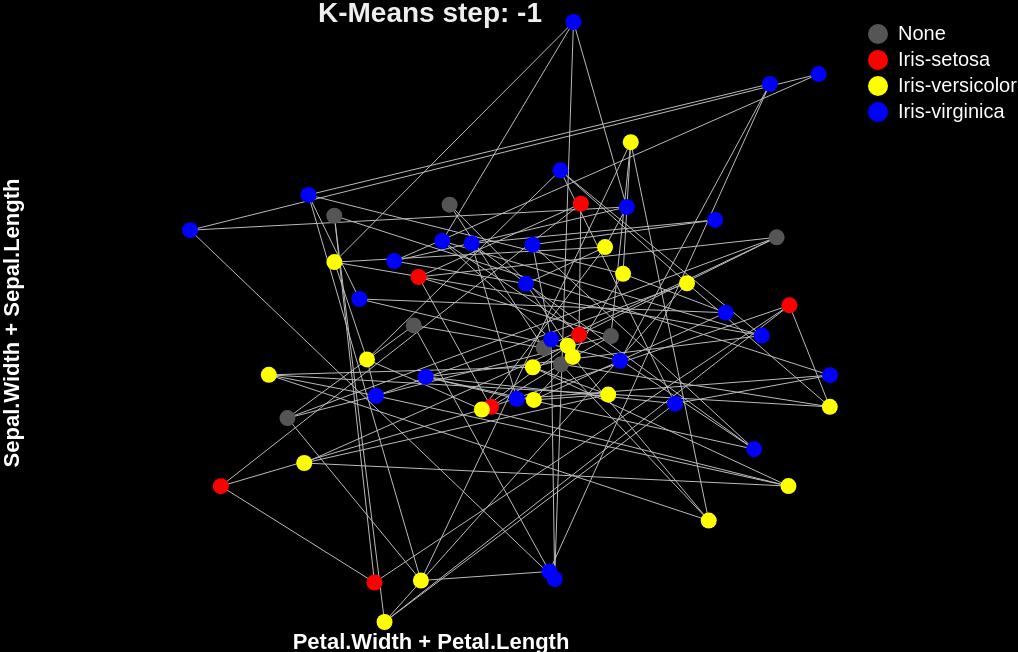

Write the Vega-Lite specification saved for this chart.
### Vega specification from a JSON file in a GitHub repository (floating-point values rounded to 4 significant figures)
{"$schema": "https://vega.github.io/schema/vega/v5.json", "width": 400, "height": 300, "background": "black", "signals": [{"name": "current_step", "value": -1, "bind": {"input": "range", "min": -1, "max": 749, "step": 1}}, {"name": "showgrid", "value": false, "bind": {"input": "checkbox"}}], "data": [{"name": "labels", "values": [{"id": 0, "name": "None"}, {"id": 1, "name": "Iris-setosa"}, {"id": 2, "name": "Iris-versicolor"}, {"id": 3, "name": "Iris-virginica"}]}, {"name": "predictions", "values": [{"neuron": 0, "class": 3}, {"neuron": 1, "class": 3}, {"neuron": 2, "class": 3}, {"neuron": 3, "class": 3}, {"neuron": 4, "class": 0}, {"neuron": 5, "class": 1}, {"neuron": 6, "class": 1}, {"neuron": 7, "class": 1}, {"neuron": 8, "class": 1}, {"neuron": 9, "class": 0}, {"neuron": 10, "class": 3}, {"neuron": 11, "class": 3}, {"neuron": 12, "class": 3}, {"neuron": 13, "class": 3}, {"neuron": 14, "class": 2}, {"neuron": 15, "class": 1}, {"neuron": 16, "class": 1}, {"neuron": 17, "class": 1}, {"neuron": 18, "class": 0}, {"neuron": 19, "class": 0}, {"neuron": 20, "class": 3}, {"neuron": 21, "class": 3}, {"neuron": 22, "class": 3}, {"neuron": 23, "class": 3}, {"neuron": 24, "class": 2}, {"neuron": 25, "class": 2}, {"neuron": 26, "class": 0}, {"neuron": 27, "class": 0}, {"neuron": 28, "class": 0}, {"neuron": 29, "class": 0}, {"neuron": 30, "class": 3}, {"neuron": 31, "class": 3}, {"neuron": 32, "class": 2}, {"neuron": 33, "class": 2}, {"neuron": 34, "class": 3}, {"neuron": 35, "class": 2}, {"neuron": 36, "class": 2}, {"neuron": 37, "class": 2}, {"neuron": 38, "class": 2}, {"neuron": 39, "class": 3}, {"neuron": 40, "class": 3}, {"neuron": 41, "class": 3}, {"neuron": 42, "class": 2}, {"neuron": 43, "class": 2}, {"neuron": 44, "class": 2}, {"neuron": 45, "class": 2}, {"neuron": 46, "class": 2}, {"neuron": 47, "class": 2}, {"neuron": 48, "class": 3}, {"neuron": 49, "class": 3}, {"neuron": 50, "class": 3}, {"neuron": 51, "class": 3}, {"neuron": 52, "class": 3}, {"neuron": 53, "class": 2}, {"neuron": 54, "class": 2}, {"neuron": 55, "class": 2}, {"neuron": 56, "class": 2}, {"neuron": 57, "class": 3}, {"neuron": 58, "class": 3}, {"neuron": 59, "class": 3}]}, {"name": "neurons", "transform": [{"type": "filter", "expr": "datum.step === current_step"}, {"type": "formula", "expr": "datum.vector[0]+datum.vector[1]", "as": "y"}, {"type": "formula", "expr": "datum.vector[2]+datum.vector[3]", "as": "x"}, {"type": "formula", "expr": "floor(datum.neuron/10)", "as": "y-grid"}, {"type": "formula", "expr": "datum.neuron%10", "as": "x-grid"}, {"type": "lookup", "from": "predictions", "key": "neuron", "values": ["class"], "fields": ["neuron"]}], "values": [{"vector": [7.325, 2.947, 5.62, 2.016], "neuron": 0, "step": -1, "score": 0, "y": 10.27, "x": 7.637, "y-grid": 0, "x-grid": 0, "class": 3}, {"vector": [7.582, 2.474, 2.978, 1.944], "neuron": 1, "step": -1, "score": 0, "y": 10.06, "x": 4.922, "y-grid": 0, "x-grid": 1, "class": 3}, {"vector": [5.3, 3.33, 3.817, 1.609], "neuron": 2, "step": -1, "score": 0, "y": 8.63, "x": 5.426, "y-grid": 0, "x-grid": 2, "class": 3}, {"vector": [5.613, 3.232, 6.618, 2.299], "neuron": 3, "step": -1, "score": 0, "y": 8.845, "x": 8.917, "y-grid": 0, "x-grid": 3, "class": 3}, {"vector": [6.589, 3.722, 1.835, 1.557], "neuron": 4, "step": -1, "score": 0, "y": 10.31, "x": 3.392, "y-grid": 0, "x-grid": 4, "class": 0}, {"vector": [4.359, 2.583, 1.81, 2.03], "neuron": 5, "step": -1, "score": 0, "y": 6.942, "x": 3.84, "y-grid": 0, "x-grid": 5, "class": 1}, {"vector": [4.864, 2.962, 1.766, 0.3611], "neuron": 6, "step": -1, "score": 0, "y": 7.826, "x": 2.127, "y-grid": 0, "x-grid": 6, "class": 1}, {"vector": [7.896, 2.524, 4.026, 2.114], "neuron": 7, "step": -1, "score": 0, "y": 10.42, "x": 6.14, "y-grid": 0, "x-grid": 7, "class": 1}, {"vector": [6.506, 2.71, 4.762, 1.358], "neuron": 8, "step": -1, "score": 0, "y": 9.216, "x": 6.12, "y-grid": 0, "x-grid": 8, "class": 1}, {"vector": [6.077, 4.335, 2.726, 1.951], "neuron": 9, "step": -1, "score": 0, "y": 10.41, "x": 4.677, "y-grid": 0, "x-grid": 9, "class": 0}, {"vector": [6.196, 3.848, 3.361, 2.24], "neuron": 10, "step": -1, "score": 0, "y": 10.04, "x": 5.601, "y-grid": 1, "x-grid": 0, "class": 3}, {"vector": [5.32, 2.846, 5.766, 2.306], "neuron": 11, "step": -1, "score": 0, "y": 8.166, "x": 8.071, "y-grid": 1, "x-grid": 1, "class": 3}, {"vector": [4.551, 4.278, 4.103, 0.3065], "neuron": 12, "step": -1, "score": 0, "y": 8.83, "x": 4.41, "y-grid": 1, "x-grid": 2, "class": 3}, {"vector": [4.992, 3.592, 6.252, 0.9373], "neuron": 13, "step": -1, "score": 0, "y": 8.584, "x": 7.19, "y-grid": 1, "x-grid": 3, "class": 3}, {"vector": [4.531, 2.048, 3.7, 0.2514], "neuron": 14, "step": -1, "score": 0, "y": 6.579, "x": 3.952, "y-grid": 1, "x-grid": 4, "class": 2}, {"vector": [5.158, 4.33, 6.323, 2.142], "neuron": 15, "step": -1, "score": 0, "y": 9.487, "x": 8.465, "y-grid": 1, "x-grid": 5, "class": 1}, {"vector": [5.26, 3.295, 3.214, 1.925], "neuron": 16, "step": -1, "score": 0, "y": 8.555, "x": 5.138, "y-grid": 1, "x-grid": 6, "class": 1}, {"vector": [6.145, 3.603, 4.136, 0.1943], "neuron": 17, "step": -1, "score": 0, "y": 9.748, "x": 4.331, "y-grid": 1, "x-grid": 7, "class": 1}, {"vector": [5.875, 4.236, 6.492, 1.83], "neuron": 18, "step": -1, "score": 0, "y": 10.11, "x": 8.322, "y-grid": 1, "x-grid": 8, "class": 0}, {"vector": [5.323, 3.772, 4.776, 0.9497], "neuron": 19, "step": -1, "score": 0, "y": 9.096, "x": 5.726, "y-grid": 1, "x-grid": 9, "class": 0}, {"vector": [6.776, 2.398, 3.597, 2.212], "neuron": 20, "step": -1, "score": 0, "y": 9.175, "x": 5.809, "y-grid": 2, "x-grid": 0, "class": 3}, {"vector": [7.285, 2.793, 2.351, 2.244], "neuron": 21, "step": -1, "score": 0, "y": 10.08, "x": 4.595, "y-grid": 2, "x-grid": 1, "class": 3}, {"vector": [5.561, 3.648, 6.643, 1.513], "neuron": 22, "step": -1, "score": 0, "y": 9.209, "x": 8.156, "y-grid": 2, "x-grid": 2, "class": 3}, {"vector": [6.666, 4.061, 3.593, 2.318], "neuron": 23, "step": -1, "score": 0, "y": 10.73, "x": 5.911, "y-grid": 2, "x-grid": 3, "class": 3}, {"vector": [5.734, 3.955, 5.037, 2.286], "neuron": 24, "step": -1, "score": 0, "y": 9.69, "x": 7.323, "y-grid": 2, "x-grid": 4, "class": 2}, {"vector": [6.037, 2.518, 6.606, 2.308], "neuron": 25, "step": -1, "score": 0, "y": 8.555, "x": 8.915, "y-grid": 2, "x-grid": 5, "class": 2}, {"vector": [4.832, 4.115, 4.782, 1.137], "neuron": 26, "step": -1, "score": 0, "y": 8.946, "x": 5.919, "y-grid": 2, "x-grid": 6, "class": 0}, {"vector": [6.531, 2.675, 5.637, 0.8379], "neuron": 27, "step": -1, "score": 0, "y": 9.205, "x": 6.475, "y-grid": 2, "x-grid": 7, "class": 0}, {"vector": [5.909, 2.543, 2.106, 0.763], "neuron": 28, "step": -1, "score": 0, "y": 8.452, "x": 2.869, "y-grid": 2, "x-grid": 8, "class": 0}, {"vector": [6.303, 3.0, 2.001, 2.276], "neuron": 29, "step": -1, "score": 0, "y": 9.303, "x": 4.277, "y-grid": 2, "x-grid": 9, "class": 0}, {"vector": [4.671, 2.303, 3.923, 1.925], "neuron": 30, "step": -1, "score": 0, "y": 6.974, "x": 5.848, "y-grid": 3, "x-grid": 0, "class": 3}, {"vector": [7.845, 4.244, 5.038, 1.02], "neuron": 31, "step": -1, "score": 0, "y": 12.09, "x": 6.058, "y-grid": 3, "x-grid": 1, "class": 3}, {"vector": [6.999, 2.885, 2.736, 0.6574], "neuron": 32, "step": -1, "score": 0, "y": 9.884, "x": 3.393, "y-grid": 3, "x-grid": 2, "class": 2}, {"vector": [6.404, 2.587, 1.899, 1.857], "neuron": 33, "step": -1, "score": 0, "y": 8.991, "x": 3.756, "y-grid": 3, "x-grid": 3, "class": 2}, {"vector": [4.752, 3.904, 1.968, 1.888], "neuron": 34, "step": -1, "score": 0, "y": 8.656, "x": 3.856, "y-grid": 3, "x-grid": 4, "class": 3}, {"vector": [4.568, 4.28, 1.31, 1.352], "neuron": 35, "step": -1, "score": 0, "y": 8.849, "x": 2.662, "y-grid": 3, "x-grid": 5, "class": 2}, {"vector": [4.934, 2.576, 5.707, 1.858], "neuron": 36, "step": -1, "score": 0, "y": 7.511, "x": 7.565, "y-grid": 3, "x-grid": 6, "class": 2}, {"vector": [6.664, 4.322, 4.773, 1.923], "neuron": 37, "step": -1, "score": 0, "y": 10.99, "x": 6.696, "y-grid": 3, "x-grid": 7, "class": 2}, {"vector": [4.637, 2.324, 4.069, 0.2878], "neuron": 38, "step": -1, "score": 0, "y": 6.96, "x": 4.357, "y-grid": 3, "x-grid": 8, "class": 2}, {"vector": [4.552, 2.491, 3.722, 2.067], "neuron": 39, "step": -1, "score": 0, "y": 7.043, "x": 5.79, "y-grid": 3, "x-grid": 9, "class": 3}, {"vector": [6.364, 3.813, 1.306, 0.4787], "neuron": 40, "step": -1, "score": 0, "y": 10.18, "x": 1.785, "y-grid": 4, "x-grid": 0, "class": 3}, {"vector": [7.9, 2.49, 6.251, 0.4011], "neuron": 41, "step": -1, "score": 0, "y": 10.39, "x": 6.652, "y-grid": 4, "x-grid": 1, "class": 3}, {"vector": [7.892, 2.13, 6.136, 0.2736], "neuron": 42, "step": -1, "score": 0, "y": 10.02, "x": 6.41, "y-grid": 4, "x-grid": 2, "class": 2}, {"vector": [4.315, 4.215, 4.504, 0.5329], "neuron": 43, "step": -1, "score": 0, "y": 8.53, "x": 5.037, "y-grid": 4, "x-grid": 3, "class": 2}, {"vector": [4.887, 2.94, 6.387, 2.067], "neuron": 44, "step": -1, "score": 0, "y": 7.827, "x": 8.454, "y-grid": 4, "x-grid": 4, "class": 2}, {"vector": [5.593, 3.326, 4.419, 1.186], "neuron": 45, "step": -1, "score": 0, "y": 8.919, "x": 5.605, "y-grid": 4, "x-grid": 5, "class": 2}, {"vector": [6.775, 2.239, 4.132, 1.918], "neuron": 46, "step": -1, "score": 0, "y": 9.014, "x": 6.049, "y-grid": 4, "x-grid": 6, "class": 2}, {"vector": [5.395, 4.381, 4.404, 2.206], "neuron": 47, "step": -1, "score": 0, "y": 9.777, "x": 6.61, "y-grid": 4, "x-grid": 7, "class": 2}, {"vector": [6.992, 3.509, 1.209, 1.895], "neuron": 48, "step": -1, "score": 0, "y": 10.5, "x": 3.104, "y-grid": 4, "x-grid": 8, "class": 3}, {"vector": [7.3, 4.221, 6.152, 2.094], "neuron": 49, "step": -1, "score": 0, "y": 11.52, "x": 8.247, "y-grid": 4, "x-grid": 9, "class": 3}, {"vector": [7.826, 3.785, 6.33, 2.461], "neuron": 50, "step": -1, "score": 0, "y": 11.61, "x": 8.79, "y-grid": 5, "x-grid": 0, "class": 3}, {"vector": [6.701, 3.193, 1.967, 2.092], "neuron": 51, "step": -1, "score": 0, "y": 9.894, "x": 4.059, "y-grid": 5, "x-grid": 1, "class": 3}, {"vector": [7.5, 2.185, 4.833, 0.6953], "neuron": 52, "step": -1, "score": 0, "y": 9.685, "x": 5.529, "y-grid": 5, "x-grid": 2, "class": 3}, {"vector": [6.566, 2.55, 5.134, 0.8605], "neuron": 53, "step": -1, "score": 0, "y": 9.116, "x": 5.994, "y-grid": 5, "x-grid": 3, "class": 2}, {"vector": [5.484, 2.555, 1.438, 1.619], "neuron": 54, "step": -1, "score": 0, "y": 8.039, "x": 3.057, "y-grid": 5, "x-grid": 4, "class": 2}, {"vector": [5.105, 3.563, 4.013, 2.432], "neuron": 55, "step": -1, "score": 0, "y": 8.668, "x": 6.445, "y-grid": 5, "x-grid": 5, "class": 2}, {"vector": [5.308, 3.311, 5.244, 0.3719], "neuron": 56, "step": -1, "score": 0, "y": 8.619, "x": 5.616, "y-grid": 5, "x-grid": 6, "class": 2}, {"vector": [5.997, 3.422, 6.571, 1.182], "neuron": 57, "step": -1, "score": 0, "y": 9.419, "x": 7.754, "y-grid": 5, "x-grid": 7, "class": 3}, {"vector": [5.511, 4.034, 3.564, 0.1078], "neuron": 58, "step": -1, "score": 0, "y": 9.545, "x": 3.671, "y-grid": 5, "x-grid": 8, "class": 3}, {"vector": [5.542, 3.436, 5.916, 0.6613], "neuron": 59, "step": -1, "score": 0, "y": 8.978, "x": 6.577, "y-grid": 5, "x-grid": 9, "class": 3}]}, {"name": "links", "source": "neurons", "transform": [{"type": "project", "fields": ["neuron", "x-grid", "y-grid"], "as": ["source", "x", "y"]}, {"type": "formula", "expr": "[(min(5,datum.y+1))*10+datum.x%10, datum.y*10+(min(9,datum.x+1))%10]", "as": "target"}, {"type": "flatten", "fields": ["target"]}, {"type": "lookup", "from": "neurons", "key": "neuron", "fields": ["source"], "values": ["x", "y"], "as": ["s_x", "s_y"]}, {"type": "lookup", "from": "neurons", "key": "neuron", "fields": ["target"], "values": ["x", "y"], "as": ["t_x", "t_y"]}, {"type": "lookup", "from": "neurons", "key": "neuron", "fields": ["target"], "values": ["x-grid", "y-grid"], "as": ["t_x-grid", "t_y-grid"]}]}], "legends": [{"orient": "right", "fill": "color", "labelColor": "#fff", "encode": {"labels": {"update": {"text": {"signal": "scale('label',datum.value)"}}}}}], "scales": [{"name": "xscale", "type": "linear", "domain": {"data": "neurons", "field": "x"}, "range": "width"}, {"name": "xscale-grid", "type": "linear", "domain": {"data": "neurons", "field": "x-grid"}, "range": [{"signal": "width*0.05"}, {"signal": "width*0.95"}]}, {"name": "yscale", "type": "linear", "domain": {"data": "neurons", "field": "y"}, "range": "height", "zero": false}, {"name": "yscale-grid", "type": "linear", "domain": {"data": "neurons", "field": "y-grid"}, "range": [{"signal": "height*0.05"}, {"signal": "height*0.95"}], "reverse": false, "zero": false}, {"name": "color", "type": "ordinal", "domain": {"data": "predictions", "field": "class", "sort": true}, "range": ["#555", "red", "yellow", "blue"]}, {"name": "label", "type": "ordinal", "domain": {"data": "labels", "field": "id"}, "range": {"data": "labels", "field": "name"}}], "axes": [{"orient": "left", "scale": "yscale", "title": {"signal": "showgrid ? 'Rows':'Sepal.Width + Sepal.Length'"}, "titleColor": "#fff", "domain": false, "labels": false, "ticks": false}, {"orient": "bottom", "scale": "xscale", "titleColor": "#fff", "title": {"signal": "showgrid ? 'Columns':'Petal.Width + Petal.Length'"}, "domain": false, "labels": false, "ticks": false}], "marks": [{"type": "text", "encode": {"enter": {"fontSize": {"value": 14}, "fontWeight": {"value": "bold"}, "xc": {"signal": "width/2"}, "align": {"value": "center"}, "fill": {"value": "#eee"}}, "update": {"text": {"signal": "showgrid ? 'Neuron map':'K-Means step: ' + current_step"}}}}, {"type": "rule", "from": {"data": "links"}, "encode": {"update": {"stroke": {"value": "#bbb"}, "strokeWidth": {"value": 0.5}, "x": [{"test": "showgrid", "field": "x", "scale": "xscale-grid"}, {"field": "s_x", "scale": "xscale"}], "y": [{"test": "showgrid", "field": "y", "scale": "yscale-grid"}, {"field": "s_y", "scale": "yscale"}], "x2": [{"test": "showgrid", "field": "t_x-grid", "scale": "xscale-grid"}, {"field": "t_x", "scale": "xscale"}], "y2": [{"test": "showgrid", "field": "t_y-grid", "scale": "yscale-grid"}, {"field": "t_y", "scale": "yscale"}]}}}, {"type": "symbol", "from": {"data": "neurons"}, "encode": {"update": {"size": [{"test": "showgrid", "value": 300}], "fill": {"field": "class", "scale": "color"}, "xc": [{"test": "showgrid", "field": "x-grid", "scale": "xscale-grid"}, {"field": "x", "scale": "xscale"}], "yc": [{"test": "showgrid", "field": "y-grid", "scale": "yscale-grid"}, {"field": "y", "scale": "yscale"}]}}}]}
